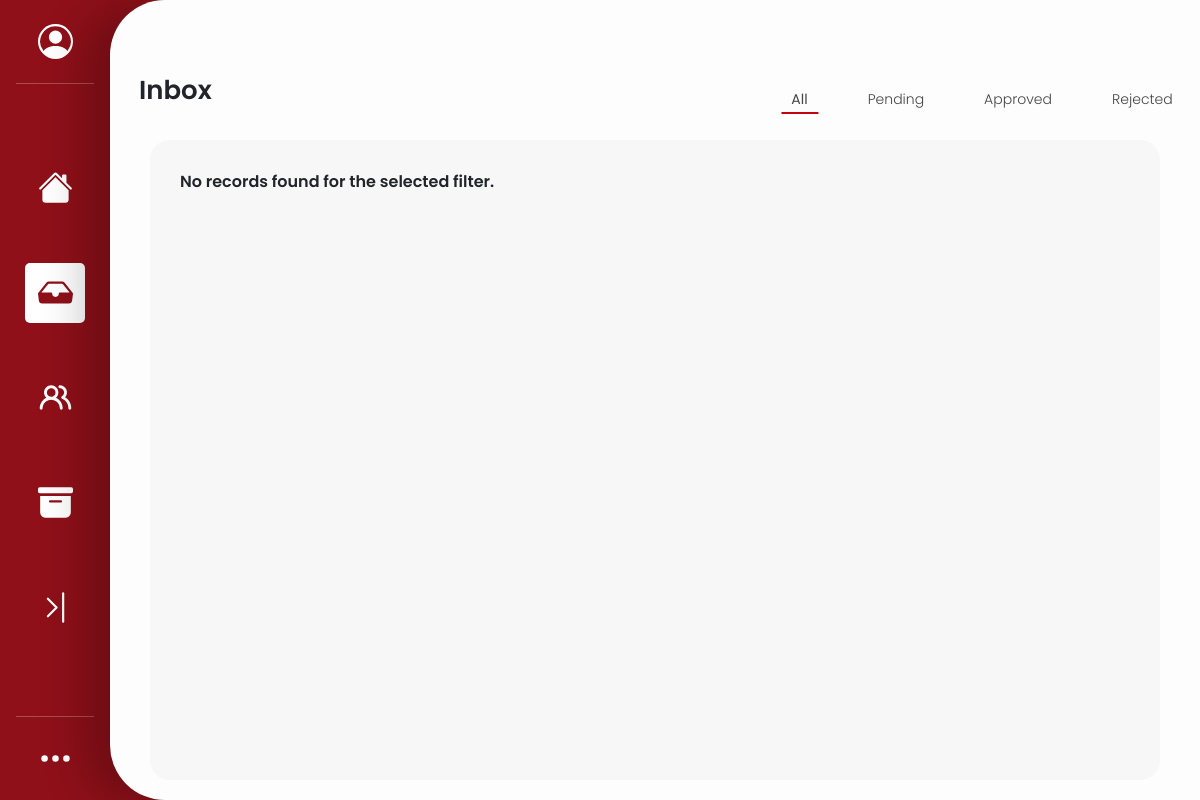
/php/inbox.php?status=pending (signed in), run on an earlier commit of the app's database.
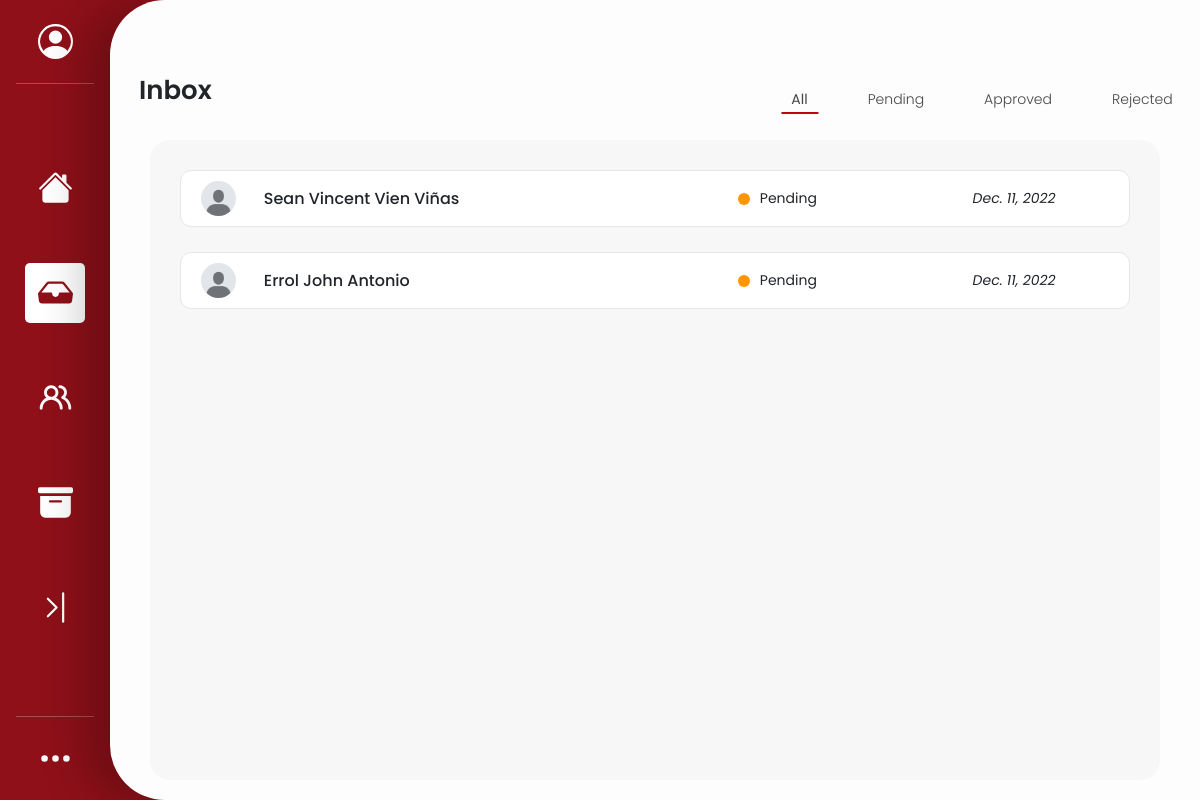
And on a later commit of the database.
### tables this page shows
CREATE TABLE `inbox` (
  `student_id` bigint(11) NOT NULL,
  `student_name` varchar(64) NOT NULL,
  `student_status` mediumtext NOT NULL,
  `request_date` date NOT NULL
);

### php/fetch_inbox.php (the view, shortened to what this page needs)
<?php
include 'config.php';
$filter = isset($_GET['status']) ? strtolower($_GET['status']) : 'all';
if ($filter === 'all') {
    $query = "SELECT * FROM inbox ORDER BY student_id DESC";
} else {
    $query = "SELECT * FROM inbox WHERE LOWER(student_status) = '$filter' ORDER BY student_id DESC";
}
$result = $conn->query($query);
if ($result && $result->num_rows > 0) {
    while ($row = $result->fetch_assoc()) {
        $status_class = '';
        $status_text = '';
        $status = strtolower($row['student_status']);
        switch ($status) {
            case 'pending':
                $status_class = 'status-pending';
                $status_text = 'Pending';
                break;
        }
        ?>
        <div class="inbox-item d-flex flex-row" data-status="<?php echo $status; ?>">
            <div class="student_pic"></div>
            <div class="inbox-student-name">
                <h5
                        class="student-link"
                        data-bs-toggle="modal"
                        data-bs-target="#studentModal"
                        data-name="<?php echo htmlspecialchars($row['student_name']); ?>"
                        data-status="<?php echo htmlspecialchars($row['student_status']); ?>"
                        data-date="<?php echo htmlspecialchars($row['request_date']); ?>"
                >
                    <?php echo htmlspecialchars($row['student_name']); ?>
                </h5>
            </div>
            <div class="inbox-status-circle <?php echo $status_class; ?>"></div>
            <div class="inbox-status"><?php echo $status_text; ?></div>
            <div class="inbox-date"><?php echo date('M. d, Y', strtotime($row['request_date'])); ?></div>
        </div>
        <?php
    }
} else {
    echo "<p>No records found for the selected filter.</p>";
}

What changed in the data, as far as the page shows it:
added inbox: student_name "Sean Vincent Vien Viñas", student_status "Pending", request_date "Dec. 11, 2022"
added inbox: student_name "Errol John Antonio", student_status "Pending", request_date "Dec. 11, 2022"
Also different on the page:
text no longer shown: "No records found for the selected filter."
